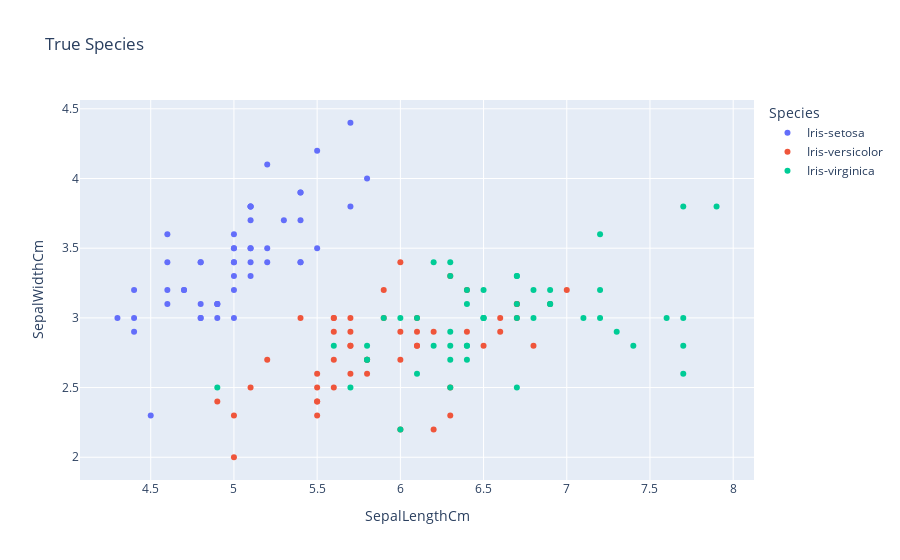

Here is the notebook cell this chart was saved with:
### Code cell
# 8. Visualizations

# True species
fig1 = px.scatter(data, x='SepalLengthCm', y='SepalWidthCm', color='Species',
                  title="True Species")
fig1.show()

### Figure 1 — Plotly figure (JSON) as saved in the notebook; plotly's stock layout.template omitted (floating-point values rounded to 4 significant figures)
{"data": [{"hovertemplate": "Species=Iris-setosa<br>SepalLengthCm=%{x}<br>SepalWidthCm=%{y}<extra></extra>", "legendgroup": "Iris-setosa", "marker": {"color": "#636efa", "symbol": "circle"}, "mode": "markers", "name": "Iris-setosa", "orientation": "v", "showlegend": true, "type": "scatter", "x": [5.1, 4.9, 4.7, 4.6, 5, 5.4, 4.6, 5, 4.4, 4.9, 5.4, 4.8, 4.8, 4.3, 5.8, 5.7, 5.4, 5.1, 5.7, 5.1, 5.4, 5.1, 4.6, 5.1, 4.8, 5, 5, 5.2, 5.2, 4.7, 4.8, 5.4, 5.2, 5.5, 4.9, 5, 5.5, 4.9, 4.4, 5.1, 5, 4.5, 4.4, 5, 5.1, 4.8, 5.1, 4.6, 5.3, 5], "xaxis": "x", "y": [3.5, 3, 3.2, 3.1, 3.6, 3.9, 3.4, 3.4, 2.9, 3.1, 3.7, 3.4, 3, 3, 4, 4.4, 3.9, 3.5, 3.8, 3.8, 3.4, 3.7, 3.6, 3.3, 3.4, 3, 3.4, 3.5, 3.4, 3.2, 3.1, 3.4, 4.1, 4.2, 3.1, 3.2, 3.5, 3.1, 3, 3.4, 3.5, 2.3, 3.2, 3.5, 3.8, 3, 3.8, 3.2, 3.7, 3.3], "yaxis": "y"}, {"hovertemplate": "Species=Iris-versicolor<br>SepalLengthCm=%{x}<br>SepalWidthCm=%{y}<extra></extra>", "legendgroup": "Iris-versicolor", "marker": {"color": "#EF553B", "symbol": "circle"}, "mode": "markers", "name": "Iris-versicolor", "orientation": "v", "showlegend": true, "type": "scatter", "x": [7, 6.4, 6.9, 5.5, 6.5, 5.7, 6.3, 4.9, 6.6, 5.2, 5, 5.9, 6, 6.1, 5.6, 6.7, 5.6, 5.8, 6.2, 5.6, 5.9, 6.1, 6.3, 6.1, 6.4, 6.6, 6.8, 6.7, 6, 5.7, 5.5, 5.5, 5.8, 6, 5.4, 6, 6.7, 6.3, 5.6, 5.5, 5.5, 6.1, 5.8, 5, 5.6, 5.7, 5.7, 6.2, 5.1, 5.7], "xaxis": "x", "y": [3.2, 3.2, 3.1, 2.3, 2.8, 2.8, 3.3, 2.4, 2.9, 2.7, 2, 3, 2.2, 2.9, 2.9, 3.1, 3, 2.7, 2.2, 2.5, 3.2, 2.8, 2.5, 2.8, 2.9, 3, 2.8, 3, 2.9, 2.6, 2.4, 2.4, 2.7, 2.7, 3, 3.4, 3.1, 2.3, 3, 2.5, 2.6, 3, 2.6, 2.3, 2.7, 3, 2.9, 2.9, 2.5, 2.8], "yaxis": "y"}, {"hovertemplate": "Species=Iris-virginica<br>SepalLengthCm=%{x}<br>SepalWidthCm=%{y}<extra></extra>", "legendgroup": "Iris-virginica", "marker": {"color": "#00cc96", "symbol": "circle"}, "mode": "markers", "name": "Iris-virginica", "orientation": "v", "showlegend": true, "type": "scatter", "x": [6.3, 5.8, 7.1, 6.3, 6.5, 7.6, 4.9, 7.3, 6.7, 7.2, 6.5, 6.4, 6.8, 5.7, 5.8, 6.4, 6.5, 7.7, 7.7, 6, 6.9, 5.6, 7.7, 6.3, 6.7, 7.2, 6.2, 6.1, 6.4, 7.2, 7.4, 7.9, 6.4, 6.3, 6.1, 7.7, 6.3, 6.4, 6, 6.9, 6.7, 6.9, 5.8, 6.8, 6.7, 6.7, 6.3, 6.5, 6.2, 5.9], "xaxis": "x", "y": [3.3, 2.7, 3, 2.9, 3, 3, 2.5, 2.9, 2.5, 3.6, 3.2, 2.7, 3, 2.5, 2.8, 3.2, 3, 3.8, 2.6, 2.2, 3.2, 2.8, 2.8, 2.7, 3.3, 3.2, 2.8, 3, 2.8, 3, 2.8, 3.8, 2.8, 2.8, 2.6, 3, 3.4, 3.1, 3, 3.1, 3.1, 3.1, 2.7, 3.2, 3.3, 3, 2.5, 3, 3.4, 3], "yaxis": "y"}], "layout": {"legend": {"title": {"text": "Species"}, "tracegroupgap": 0}, "title": {"text": "True Species"}, "xaxis": {"anchor": "y", "domain": [0, 1], "title": {"text": "SepalLengthCm"}}, "yaxis": {"anchor": "x", "domain": [0, 1], "title": {"text": "SepalWidthCm"}}}}
